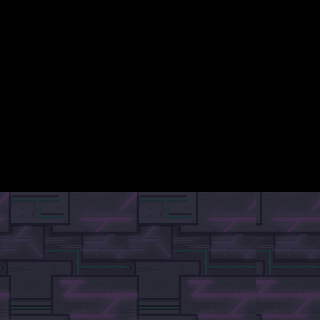

This is a level from a 2D game, rendered from its Tiled map with the project's own tilesets. A one-line summary and the map file follow, with tile-layer data summarised:
An orthogonal 10x10 tile map with 32x32 px tiles, 1 tile layer (Tile Layer 1), 1 hidden layer not drawn and 4 objects (start, door, floor, static).

<map version="1.10" tiledversion="1.11.0" orientation="orthogonal" renderorder="left-down" width="10" height="10" tilewidth="32" tileheight="32" infinite="0" nextlayerid="5" nextobjectid="7">
 <editorsettings>
  <export target="test.json" format="json" />
 </editorsettings>
 <tileset firstgid="1" name="ground" tilewidth="32" tileheight="32" tilecount="16" columns="4">
  <image source="../assets/Mech_background_tileset_128x128.png" trans="ff00ff" width="128" height="128" />
  <wangsets>
   <wangset name="all" type="mixed" tile="-1">
    <wangcolor name="ground" color="#ff0000" tile="-1" probability="1" />
    <wangtile tileid="0" wangid="1,1,1,1,1,1,1,1" />
    <wangtile tileid="1" wangid="1,1,1,1,1,1,1,1" />
    <wangtile tileid="2" wangid="1,1,1,1,1,1,1,1" />
    <wangtile tileid="3" wangid="1,1,1,1,1,1,1,1" />
    <wangtile tileid="4" wangid="1,1,1,1,1,1,1,1" />
    <wangtile tileid="5" wangid="1,1,1,1,1,1,1,1" />
    <wangtile tileid="6" wangid="1,1,1,1,1,1,1,1" />
    <wangtile tileid="7" wangid="1,1,1,1,1,1,1,1" />
    <wangtile tileid="8" wangid="1,1,1,1,1,1,1,1" />
    <wangtile tileid="9" wangid="1,1,1,1,1,1,1,1" />
    <wangtile tileid="10" wangid="1,1,1,1,1,1,1,1" />
    <wangtile tileid="11" wangid="1,1,1,1,1,1,1,1" />
    <wangtile tileid="12" wangid="1,1,1,1,1,1,1,1" />
    <wangtile tileid="13" wangid="1,1,1,1,1,1,1,1" />
    <wangtile tileid="14" wangid="1,1,1,1,1,1,1,1" />
    <wangtile tileid="15" wangid="1,1,1,1,1,1,1,1" />
   </wangset>
   <wangset name="courners" type="corner" tile="-1">
    <wangcolor name="all" color="#ff0000" tile="-1" probability="1" />
    <wangcolor name="corner" color="#00ff00" tile="-1" probability="1" />
    <wangtile tileid="0" wangid="0,2,0,2,0,2,0,2" />
    <wangtile tileid="1" wangid="0,2,0,2,0,2,0,2" />
    <wangtile tileid="2" wangid="0,2,0,2,0,2,0,2" />
    <wangtile tileid="3" wangid="0,2,0,2,0,2,0,2" />
    <wangtile tileid="4" wangid="0,2,0,2,0,2,0,2" />
    <wangtile tileid="5" wangid="0,2,0,2,0,2,0,2" />
    <wangtile tileid="6" wangid="0,2,0,2,0,2,0,2" />
    <wangtile tileid="7" wangid="0,2,0,2,0,2,0,2" />
    <wangtile tileid="8" wangid="0,2,0,2,0,2,0,2" />
    <wangtile tileid="9" wangid="0,2,0,2,0,2,0,2" />
    <wangtile tileid="10" wangid="0,2,0,2,0,2,0,2" />
    <wangtile tileid="11" wangid="0,2,0,2,0,2,0,2" />
    <wangtile tileid="12" wangid="0,2,0,2,0,2,0,2" />
    <wangtile tileid="13" wangid="0,2,0,2,0,2,0,2" />
    <wangtile tileid="14" wangid="0,2,0,2,0,2,0,2" />
    <wangtile tileid="15" wangid="0,2,0,2,0,2,0,2" />
   </wangset>
  </wangsets>
 </tileset>
 <imagelayer id="2" name="background" visible="0" locked="1" repeaty="1">
  <image source="../assets/1024x1024 Blue Nebula 1.png" width="1024" height="1024" />
 </imagelayer>
 <layer id="1" name="Tile Layer 1" width="10" height="10">
  <data>[100 cells, 40 non-empty, 16 distinct tile ids]</data>
 </layer>
 <objectgroup id="4" name="interactions" visible="0">
  <object id="4" name="start" x="32" y="160" width="32" height="32">
   <properties>
    <property name="isSolid" type="bool" value="false" />
   </properties>
  </object>
  <object id="5" name="door" x="256" y="160" width="32" height="32" />
 </objectgroup>
 <objectgroup id="3" name="Collision">
  <object id="3" name="floor" x="0" y="192" width="320" height="128" visible="0">
   <properties>
    <property name="isSolid" type="bool" value="true" />
   </properties>
  </object>
  <object id="6" name="floor" type="static" x="0" y="192" width="320" height="128">
   <properties>
    <property name="isSolid" type="bool" value="true" />
   </properties>
  </object>
 </objectgroup>
</map>
